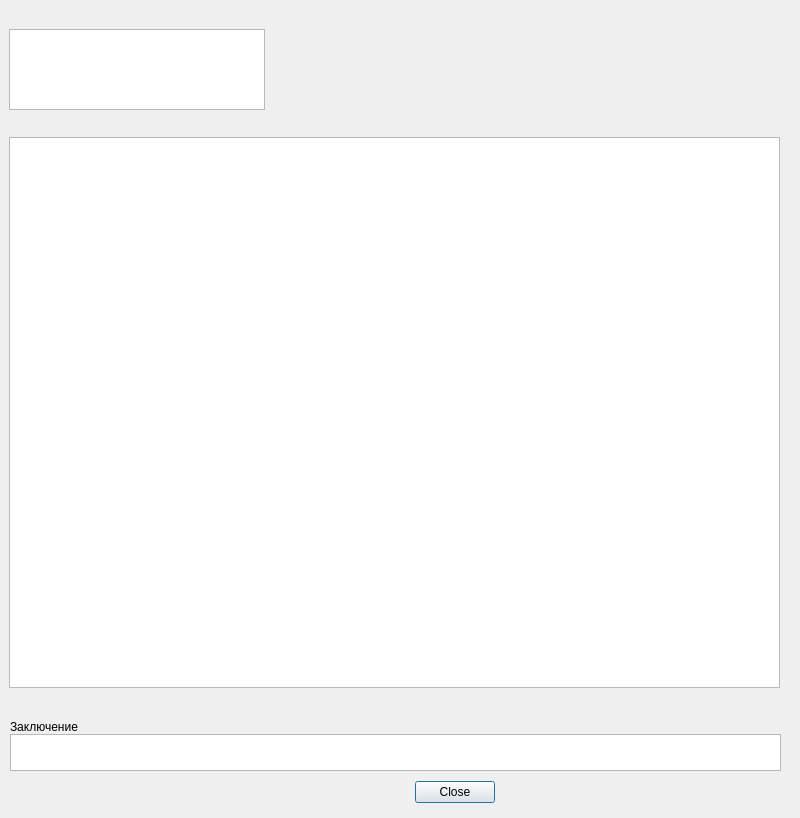
<?xml version="1.0" encoding="UTF-8"?>
<ui version="4.0">
 <class>dialogRadialSheet</class>
 <widget class="QDialog" name="dialogRadialSheet">
  <property name="geometry">
   <rect>
    <x>0</x>
    <y>0</y>
    <width>800</width>
    <height>818</height>
   </rect>
  </property>
  <property name="sizePolicy">
   <sizepolicy hsizetype="Expanding" vsizetype="Expanding">
    <horstretch>0</horstretch>
    <verstretch>0</verstretch>
   </sizepolicy>
  </property>
  <property name="windowTitle">
   <string>Лучевой листок</string>
  </property>
  <property name="autoFillBackground">
   <bool>false</bool>
  </property>
  <widget class="QTableView" name="tblRadialSheet">
   <property name="geometry">
    <rect>
     <x>9</x>
     <y>137</y>
     <width>771</width>
     <height>551</height>
    </rect>
   </property>
   <property name="sizePolicy">
    <sizepolicy hsizetype="Maximum" vsizetype="Maximum">
     <horstretch>0</horstretch>
     <verstretch>0</verstretch>
    </sizepolicy>
   </property>
   <property name="horizontalScrollMode">
    <enum>QAbstractItemView::ScrollPerPixel</enum>
   </property>
  </widget>
  <widget class="QDialogButtonBox" name="buttonBox">
   <property name="geometry">
    <rect>
     <x>403</x>
     <y>776</y>
     <width>92</width>
     <height>33</height>
    </rect>
   </property>
   <property name="standardButtons">
    <set>QDialogButtonBox::Close</set>
   </property>
  </widget>
  <widget class="QLabel" name="lblPerson">
   <property name="geometry">
    <rect>
     <x>9</x>
     <y>9</y>
     <width>16</width>
     <height>16</height>
    </rect>
   </property>
   <property name="text">
    <string/>
   </property>
  </widget>
  <widget class="QTableView" name="tblRadiationSource">
   <property name="geometry">
    <rect>
     <x>9</x>
     <y>29</y>
     <width>256</width>
     <height>81</height>
    </rect>
   </property>
   <property name="sizePolicy">
    <sizepolicy hsizetype="Maximum" vsizetype="Fixed">
     <horstretch>0</horstretch>
     <verstretch>0</verstretch>
    </sizepolicy>
   </property>
   <property name="horizontalScrollMode">
    <enum>QAbstractItemView::ScrollPerPixel</enum>
   </property>
  </widget>
  <widget class="QWidget" name="widget" native="true">
   <property name="geometry">
    <rect>
     <x>10</x>
     <y>720</y>
     <width>771</width>
     <height>51</height>
    </rect>
   </property>
   <property name="sizePolicy">
    <sizepolicy hsizetype="Maximum" vsizetype="Fixed">
     <horstretch>0</horstretch>
     <verstretch>0</verstretch>
    </sizepolicy>
   </property>
   <layout class="QVBoxLayout" name="verticalLayout">
    <property name="spacing">
     <number>0</number>
    </property>
    <property name="margin">
     <number>0</number>
    </property>
    <item>
     <widget class="QLabel" name="label">
      <property name="text">
       <string>Заключение</string>
      </property>
     </widget>
    </item>
    <item>
     <widget class="QPlainTextEdit" name="plainTextEdit">
      <property name="sizePolicy">
       <sizepolicy hsizetype="Expanding" vsizetype="Minimum">
        <horstretch>0</horstretch>
        <verstretch>0</verstretch>
       </sizepolicy>
      </property>
     </widget>
    </item>
   </layout>
  </widget>
 </widget>
 <resources/>
 <connections/>
</ui>
